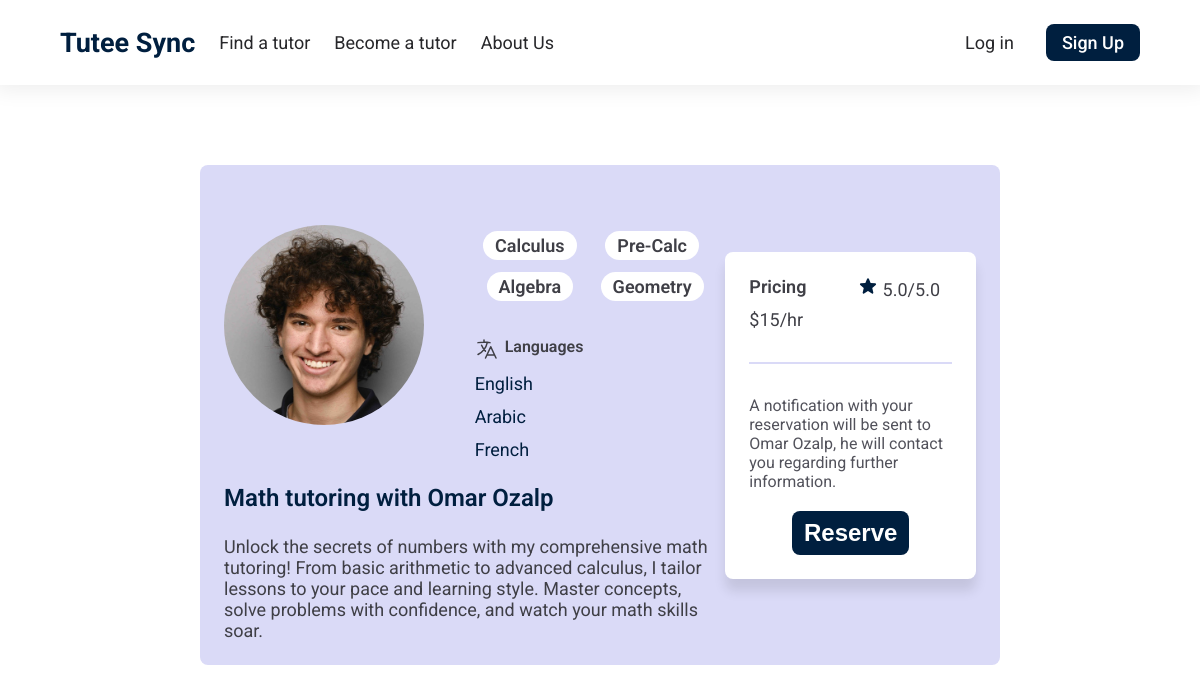
The app's page /listing/OmarOzalp with its own data.
### tables this page shows
CREATE TABLE tutors (
    id INTEGER PRIMARY KEY AUTOINCREMENT,
    name TEXT NOT NULL,
    description TEXT NOT NULL,
    profession1 TEXT,
    profession2 TEXT,
    profession3 TEXT,
    profession4 TEXT,
    price INTEGER NOT NULL,
    rating FLOAT not null,
    image TEXT
, listing_type TEXT, link TEXT, tutor_words TEXT);

### app.py (the view)
@app.route("/listing/OmarOzalp")
def listingOmar():
    tutors = db.execute("SELECT * FROM tutors WHERE id = 1;")
    return render_template("listing.html", tutors=tutors)

### templates/listing.html (shortened to what this page needs)
{% extends "layout.html" %} {% block title %} Listing {% endblock %}{% block
body %} {% for tutor in tutors %}
<div class="listing-main">
  <img src="{{tutor['image']}}" alt="" />
  <p class="prof">{{tutor['description']}} tutoring with {{tutor['name']}}</p>
  <p class="listing-description">{{tutor["tutor_words"]}}</p>
  <div class="fields">
    <span class="listing-field">{{tutor['profession1']}}</span>
    <span class="listing-field">{{tutor['profession2']}}</span>
    <span class="listing-field">{{tutor['profession3']}}</span>
    <span class="listing-field">{{tutor['profession4']}}</span>
    <p class="languages">
      Languages
    </p>
    <p class="lang">English</p>
    <p class="lang">Arabic</p>
    <p class="lang">French</p>
  </div>
  <div class="booking">
    <div class="pricing">
      <p class="pr">Pricing</p>
      <p>${{tutor['price']}}/hr</p>
    </div>
    <div class="listing-rating">
      <span>{{tutor['rating']}}/5.0</span>
    </div>
    <div class="line"></div>
    <p class="notification">
      A notification with your reservation will be sent to {{tutor['name']}}, he
      will contact you regarding further information.
    </p>
    <form class="reserve-form" action="/listings" method="get">
      <button class="reserve-btn" type="submit">Reserve</button>
    </form>
  </div>
  {% endfor %}
</div>
{% endblock %}

### static/find-tutor.css (style rules this page uses)
.lang { font-size: 16px; color: #52525b; font-weight: 400; }
.languages { font-size: 16px; }
.rating { width: 20px; color: #001f3f; }

### static/styles.css (style rules this page uses)
* { margin: 0; padding: 0; box-sizing: border-box; }
body { font-family: "Roboto", "Sans-serif"; font-size: 18px; color: #3f3f46; overflow-x: hidden; }
.listing-main { margin: auto; max-width: 800px; display: grid; grid-template-columns: 1fr 1fr 1fr; background-color: #dadaf7; padding: 24px; border-radius: 8px; row-gap: 24px; }
.listing-main img { object-fit: cover; align-self: center; border-radius: 100px; width: 200px; height: 200px; background-color: #dadaf7; }
.booking { box-shadow: 0 12px 12px rgba(0, 0, 0, 0.1); gap: 32px 12px; border-radius: 8px; padding: 24px; grid-template-columns: 1fr 1fr; display: grid; align-self: center; background-color: white; grid-column: 3; grid-row: 1/4; align-self: center; }
.listing-description { margin-right: 12px; grid-column: 1/3; }
.reserve-btn { border: none; background-color: #001f3f; color: white; font-size: 24px; font-weight: 600; border-radius: 8px; padding: 8px 12px; grid-column: 1/-1; justify-self: center; }
.pricing { flex-direction: column; display: flex; gap: 12px; }
.notification { font-size: 16px; margin-bottom: -12px; color: #52525b; grid-column: 1/-1; }
.pr { font-weight: 600; }
.listing-rating { justify-self: right; margin-right: 12px; }
.prof { grid-column: 1/3; grid-row: 2; color: #001f3f; font-size: 24px; font-weight: 600; }
.fields { margin-right: 18px; margin-top: 42px; gap: 12px; grid-row: 1; grid-column: 2/3; align-self: self-start; display: grid; grid-template-columns: 1fr 1fr; }
.listing-field { font-weight: 600; height: fit-content; justify-self: center; background-color: white; padding: 4px 12px; border-radius: 100px; }
.languages { gap: 6px; display: flex; margin-top: 24px; font-weight: 600; }
.lang { grid-column: 1/2; color: #001f3f; font-size: 18px; }
.lang-icon { width: 24px; }
.line { background-color: #dadaf7; height: 2px; grid-column: 1/3; }
.reserve-form { grid-column: 1/-1; justify-self: center; }

### records on screen
tutors: image (picture), description "Math", name "Omar Ozalp", tutor_words "Unlock the secrets of numbers with my comprehensive math tutoring! From basic arithmetic to advanced calculus, I tailor lessons to your pace and learning style. Master concepts, solve problems with confidence, and watch your math skills soar.", profession1 "Calculus", profession2 "Pre-Calc", profession3 "Algebra", profession4 "Geometry", price "15", rating "5.0"
